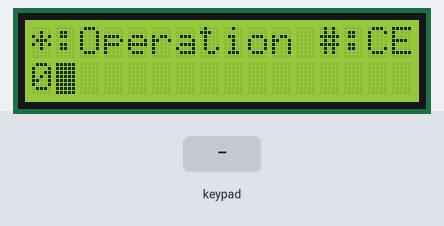
Simulated run of this sketch. Board: Arduino Uno, built with avr-gcc and run on an emulated ATmega328P. On the bench: 16×2 character LCD. The inputs (shaded band) are chosen by the test bench.

Above: at 1.2 s.
1.3 s: keypad keys 7 8 9 1 0 # pressed 0.4 s apart
At 1.5 s:
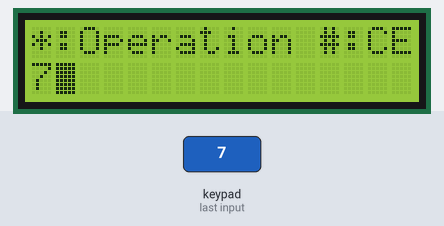
5.2 s: key '*' pressed
At 5.8 s:
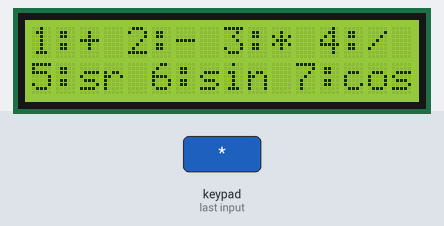
6.7 s: keypad keys 7 8 9 1 0 pressed 0.4 s apart
At 8.0 s:
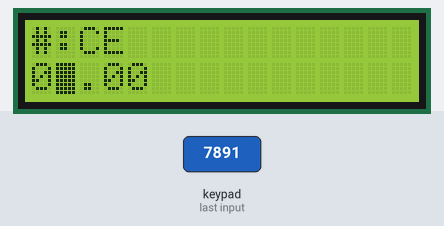
10.2 s: key '#' pressed
At 10.7 s:
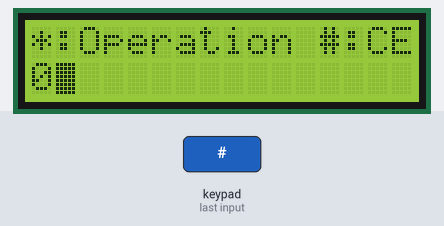
Timing chart, 0 to 12.7 s (numbered marks = the images above; inputs shaded):
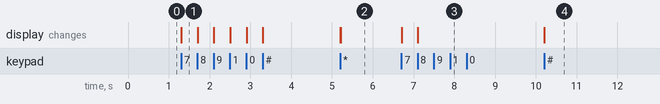

Measured:
- after the input at 1.3 s, the display: changes at once (image 1)
- after the input at 5.2 s, the display: first changes at once (image 2 shows a later state)
- after the input at 6.7 s, the display: first changes at once (image 3 shows a later state)
- after the input at 10.2 s, the display: first changes at once (image 4 shows a later state)

The sketch:

Main.ino
```cpp
#include <Keypad.h>
#include <LiquidCrystal.h>
#include <math.h>

LiquidCrystal lcd(1, 2, 3, 4, 5, 6);
const byte ROWS = 4;
const byte COLS = 3;

char keys[ROWS][COLS] = {
  {'1','2','3'},
  {'4','5','6'},
  {'7','8','9'},
  {'*','0','#'}
};

char operations[] = {'+', '-', '*', '/', 'r', 's', 'c'};

byte rowPins[ROWS] = { 7, 8, 9, 10 };

byte colPins[COLS] = { 11, 12, 13 };

Keypad kpd = Keypad( makeKeymap(keys), rowPins, colPins, ROWS, COLS );

long number1 = 0, number2=0;

double result = 0;

short int state = 1;

char opr = '.';

bool changeState = true;

short int charInt;

char key;

void setup()
{
  lcd.begin(16,2);

  lcd.setCursor(0, 1);
  lcd.print(number1);
}

void loop()
{
  if(changeState){
    switch(state){
      case 1:
        lcd.setCursor(0, 0);
        lcd.print("*:Operation #:CE");
        lcd.setCursor(1, 1);
        lcd.blink();
        break;
      case 2:
        lcd.clear();
        lcd.print("1:+ 2:- 3:* 4:/");
        lcd.setCursor(0,1);
        lcd.print("5:sr 6:sin 7:cos");
        break;
      case 3:
        lcd.clear();
        lcd.setCursor(0, 0);
        lcd.print("*:Calculate #:CE");
        lcd.setCursor(0, 1);
        lcd.print(opr);
        lcd.print("~");
        break;
      case 4:
        lcd.clear();
        lcd.setCursor(0, 0);
        lcd.print("#:CE");
        lcd.setCursor(0, 1);
        lcd.print("=");
        lcd.print(result);
        break;
    }
    changeState = false;
  }
  key = kpd.getKey();
  charInt = ((int)key)-48;
  if(key){
    if(state == 3)
      lcd.setCursor(2, 1);
    else
      lcd.setCursor(0, 1);

    if(charInt <= 10 && charInt >= 0){
      long tmp = 0;
      if(state == 1)
        tmp = number1 = (number1 * 10) + charInt;
      else if(state == 2)
        selectOperation(charInt);
      else if(state == 3)
        tmp = number2 = (number2 * 10) + charInt;

      lcd.print(tmp);

    }
    else if(key == '*'){
      if(state == 1){
        changeStateFn(2);
      }
      else if(state == 3)
        calc();
      else if(state == 4)
        _clear();
    }
    else if(key == '#'){
      _clear();
    }
  }
}
void selectOperation(short int charIntParam){
  opr = operations[charIntParam-1];
  if(opr == 'r' || opr == 's' || opr == 'c')
    calc();
  else
    changeStateFn(3);
}

void changeStateFn(short int stateParam){
  changeState = true;
  state = stateParam;
}

void calc(){
  switch(opr){
    case 'r':
      result = sqrt(number1);
      break;
    case 's':
      result = sin(number1);
      break;
    case 'c':
      result = cos(number1);
      break;
    case '+':
      result = number1 + number2;
      break;
    case '-':
      result = number1 - number2;
      break;
    case '*':
      result = number1 * number2;
      break;
    case '/':
      if(number1 > 0)
        result = number1 / (double)number2;
      break;
  }
  changeStateFn(4);
}
void _clear(){
  number1 = number2 = result = 0;
  opr = '.';

  lcd.clear();
  changeStateFn(1);

  lcd.setCursor(0, 1);
  lcd.print(number1);
}
```
